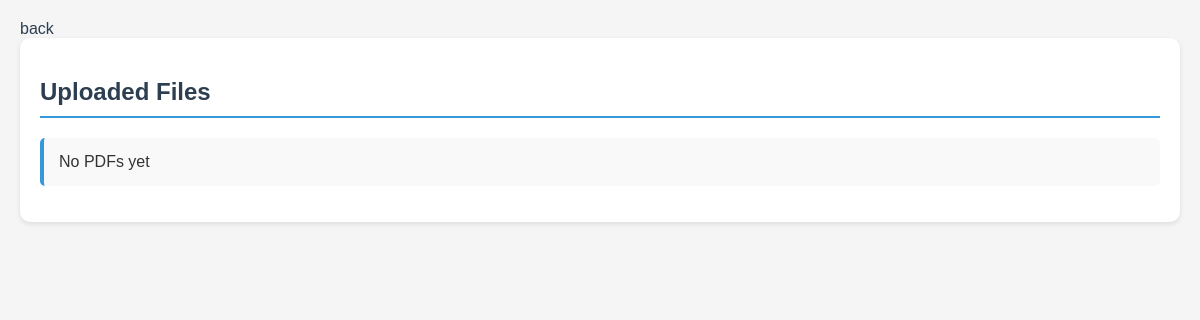
Before: /sections/ (signed in) with the older database file.
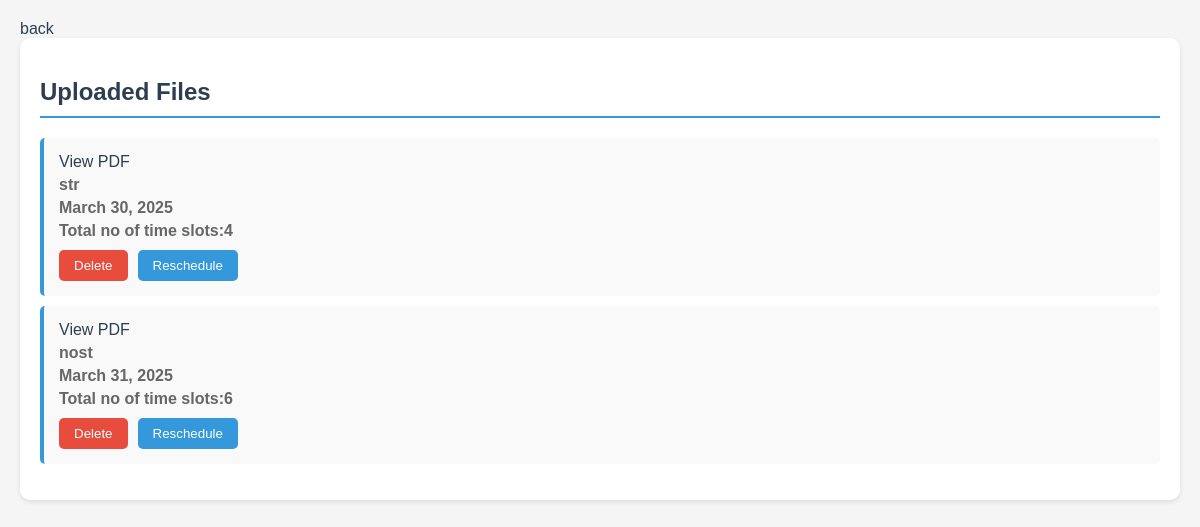
After: the same page with the newer database file.
### users/models.py (models this page shows, shortened)
class Pdf(models.Model):
    pdf_file = models.FileField(upload_to='uploads/pdf/', null=True, blank=True)
    user = models.ForeignKey(User,on_delete=models.CASCADE,related_name='pdfs')
    title = models.CharField(max_length=250,null=True,blank=True)
    deadline = models.DateField(null=True,blank=True)
    total_sections = models.IntegerField(null=True,blank=True)
    total_noof_timeslots = models.IntegerField(null=True,blank=True)
    revision = models.IntegerField(null=True,blank=True)
    structured = models.BooleanField(null=False,default=False)

### pdf/views.py (the view)
# urls.py: path('sections/',views.sections,name='sections'),
@login_required(login_url='/login/')
def sections(request):
    pdfs = Pdf.objects.filter(user=request.user)
    settings = Settings.objects.get(user_settings=request.user)
    return render(request, 'sections.html', {
        'pdfs': pdfs,
        'from_time': settings.from_time.strftime('%H:%M'),
        'to_time': settings.to_time.strftime('%H:%M'),
        'duration': settings.duration.total_seconds() // 60,
    })

### templates/sections.html (shortened to what this page needs)
<!DOCTYPE html>
<html lang="en">
<head>
    {% load static %}
    <link href='https://unpkg.com/boxicons@2.1.4/css/boxicons.min.css' rel='stylesheet'>
</head>
<body>
    <a href="{% url 'home' %}">back</a>
    <div>
        <div>
            <div>
                <h2>Uploaded Files</h2>
                <ul>
                    {% for pdf in pdfs %}
                        {% if pdf.pdf_file %}
                            <li>
                                <a href="{{ pdf.pdf_file.url }}" target="_blank">View PDF</a>
                                <h4>{{ pdf.title }}</h4>
                                <h4>{{ pdf.deadline }}</h4>
                                <h4>Total no of time slots:{{ pdf.total_noof_timeslots }}</h4>
                                <div class="action-buttons">
                                    <form method="post" action="{% url 'pdf_delete' pdf.pk %}" style="display: inline;">
                                        <button type="submit">Delete</button>
                                    </form>
                                    <button class="btn upload-btn" onclick="openRescheduleForm('{{ pdf.pk }}')">Reschedule</button>
                                </div>
                            </li>
                        {% else %}
                            <li>No file available</li>
                        {% endif %}
                    {% empty %}
                        <li>No PDFs yet</li>
                    {% endfor %}
                </ul>
            </div>
        </div>
    </div>
</body>
</html>

### templates/sections.html (style rules this page uses)
body { font-family: 'Arial', sans-serif; margin: 20px; background-color: #f5f5f5; color: #333; }
a { color: #2c3e50; text-decoration: none; }
div > div > div { background: white; border-radius: 10px; padding: 20px; box-shadow: 0 2px 5px rgba(0,0,0,0.1); margin-bottom: 20px; }
h2 { color: #2c3e50; border-bottom: 2px solid #3498db; padding-bottom: 10px; }
ul { list-style: none; padding: 0; }
li { background: #f9f9f9; padding: 15px; margin: 10px 0; border-radius: 5px; border-left: 4px solid #3498db; }
h4 { margin: 5px 0; color: #666; }
.action-buttons { margin-top: 10px; display: flex; gap: 10px; align-items: center; }
button { padding: 8px 15px; border: none; border-radius: 5px; cursor: pointer; transition: 0.3s; }
button[type="submit"] { background: #e74c3c; color: white; }
.upload-btn { background: #3498db; color: white; }

Changed rows visible on the page:
added Pdf: title "str", deadline "March 30, 2025", total_noof_timeslots "4"
added Pdf: title "nost", deadline "March 31, 2025", total_noof_timeslots "6"
Other visible differences:
text no longer shown: "No PDFs yet"
